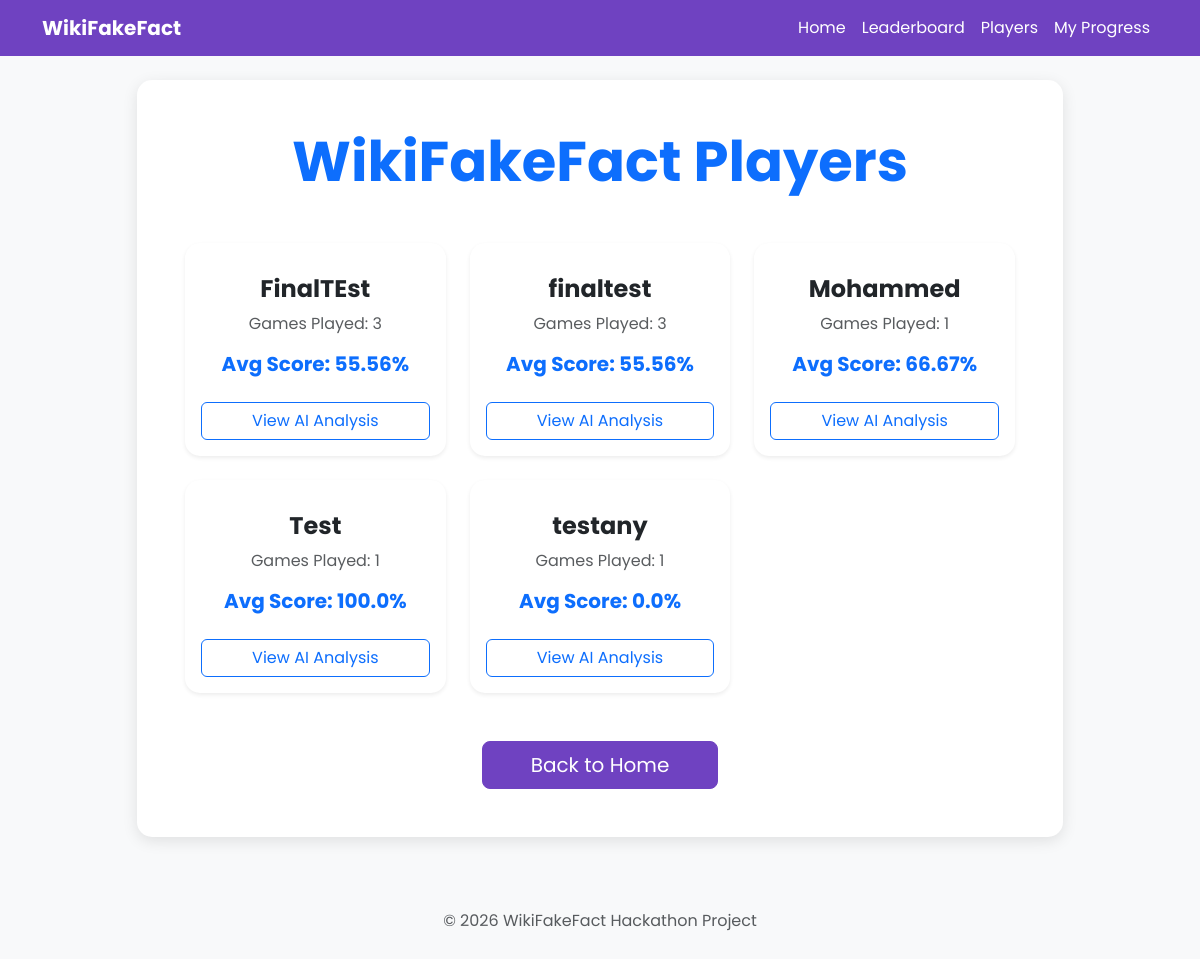
Before: /players with the older database file.
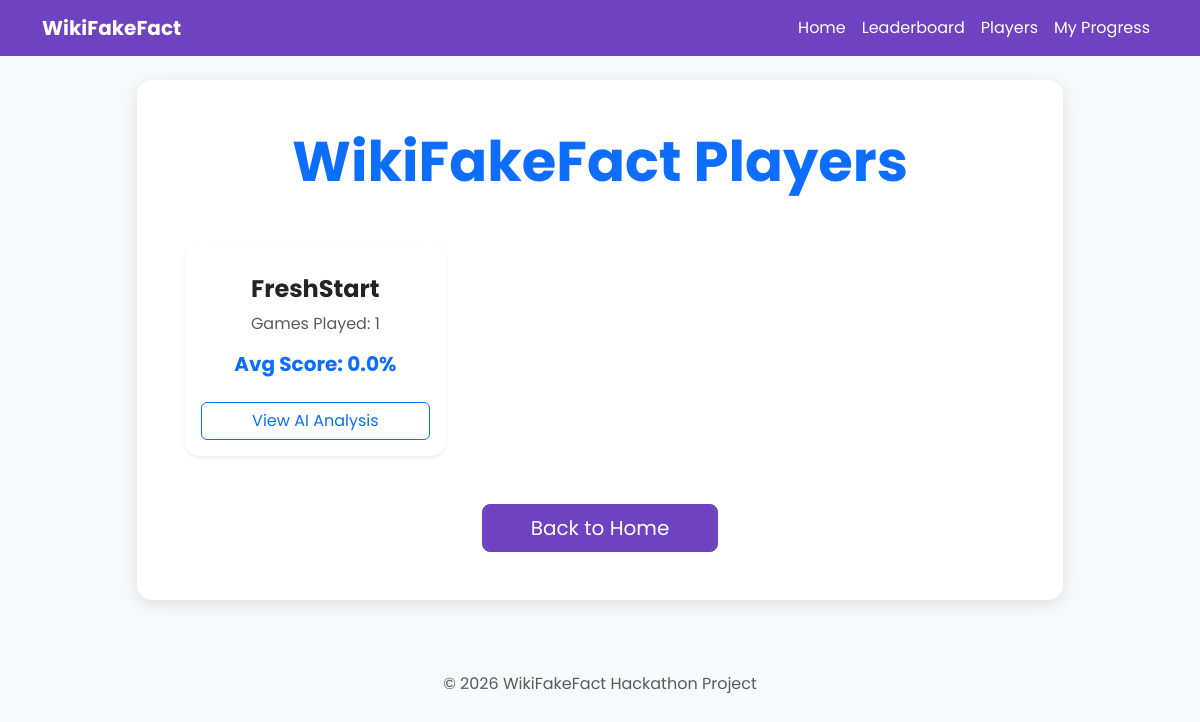
After: the same page with the newer database file.
### models.py (models this page shows)
class User(db.Model):
    id = db.Column(db.Integer, primary_key=True)
    username = db.Column(db.String(80), unique=True, nullable=False)
    created_at = db.Column(db.DateTime, default=datetime.utcnow)
    scores = db.relationship('Score', backref='user', lazy=True)

### app.py (the view)
@app.route('/players')
def players():
    all_users = User.query.all()
    players_data = []
    for user in all_users:
        scores = Score.query.filter_by(user_id=user.id).all()
        if scores:
            avg_score = sum(s.percentage for s in scores) / len(scores)
            players_data.append({
                'id': user.id,
                'username': user.username,
                'games_played': len(scores),
                'avg_score': round(avg_score, 2)
            })
    players_data.sort(key=lambda x: x['games_played'], reverse=True)
    return render_template('players.html', players=players_data)

### app.py (called while the page is built)
@app.context_processor
def inject_translations():
    lang = session.get('language', 'en')
    return {'t': TRANSLATIONS.get(lang, TRANSLATIONS['en'])}

### templates/players.html (shortened to what this page needs)
{% extends "base.html" %}
{% block content %}
<div class="row justify-content-center">
    <div class="col-md-10">
        <div class="card p-5">
            <h1 class="display-4 fw-bold mb-5 text-center text-primary">WikiFakeFact Players</h1>
            <div class="row g-4">
                {% for player in players %}
                <div class="col-md-4">
                    <div class="card h-100 border-secondary shadow-sm hover-shadow transition">
                        <div class="card-body text-center">
                            <h4 class="card-title fw-bold">{{ player.username }}</h4>
                            <p class="text-muted mb-3">Games Played: {{ player.games_played }}</p>
                            <div class="mb-4">
                                <span class="h5 text-primary fw-bold">Avg Score: {{ player.avg_score }}%</span>
                            </div>
                            <a href="{{ url_for('analysis', user_id=player.id) }}" class="btn btn-outline-primary w-100">View AI Analysis</a>
                        </div>
                    </div>
                </div>
                {% else %}
                <div class="col-12 text-center py-5">
                    <p class="h4 text-muted">No players found yet. Be the first to join!</p>
                </div>
                {% endfor %}
            </div>
            <div class="text-center mt-5">
                <a href="/" class="btn btn-primary btn-lg px-5">Back to Home</a>
            </div>
        </div>
    </div>
</div>
{% endblock %}

Changed rows visible on the page:
removed User: username "FinalTEst", games_played "3", avg_score "55.56"
removed User: username "finaltest", games_played "3", avg_score "55.56"
removed User: username "Mohammed", games_played "1", avg_score "66.67"
removed User: username "Test", games_played "1", avg_score "100.0"
removed User: username "testany", games_played "1", avg_score "0.0"
now on this page (row edited): User: username "FreshStart", games_played "1", avg_score "0.0"
